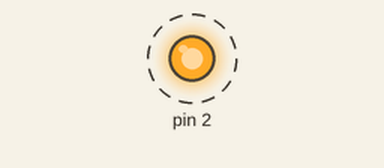
Bench run of a sketch on a simulated Arduino Uno, built with avr-gcc and run on an emulated ATmega328P. Parts: output pins drawn as LEDs (lit = HIGH). Dashed ring = blinking. What the sketch prints to the serial monitor is not drawn.

Above: at 0.5 s.
Timing chart, 0 to 4.6 s (numbered marks = the images above):
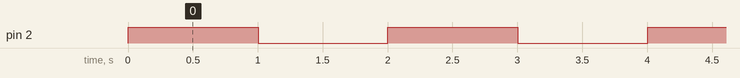

The sketch:

tmpSketch.ino
```cpp
const int Delay = 1000;
void setup() {
  // put your setup code here, to run once:
  Serial.begin(230400);
  pinMode(2,OUTPUT);
  digitalWrite(2,HIGH);
  Serial.println("***TEST START***");
}
unsigned long timeout=Delay;
void loop() {
  // put your main code here, to run repeatedly:
  if(millis() > timeout){
    digitalWrite(2,1-digitalRead(2));
    Serial.println("flipped");
    timeout = millis() + Delay;
  }
}
```

Measured:
- by itself, pin 2: alternates HIGH for 1.0 s and LOW for 1.0 s
